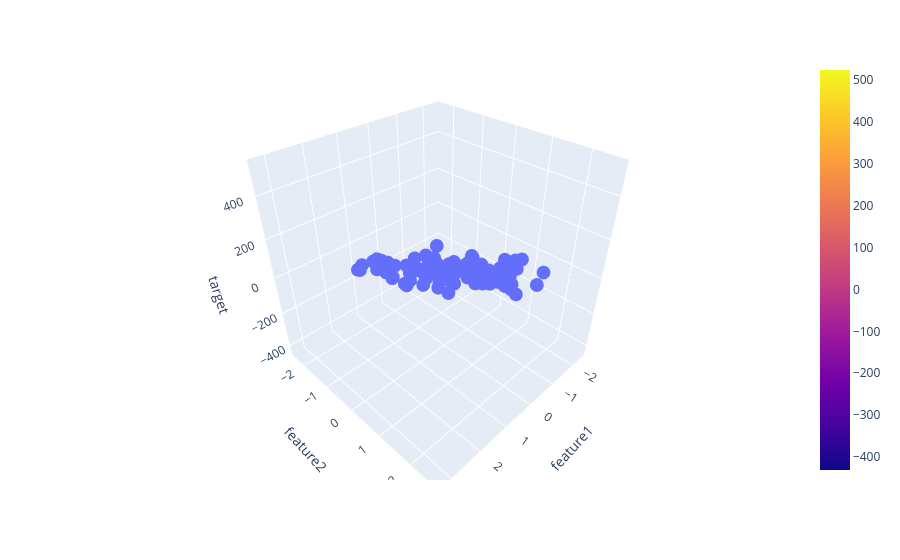

Notebook source saved alongside this figure:
### Code cell
fig = px.scatter_3d(df, x='feature1', y='feature2', z='target')

fig.add_trace(go.Surface(x=x1, y=x2, z=z))

fig.show()
